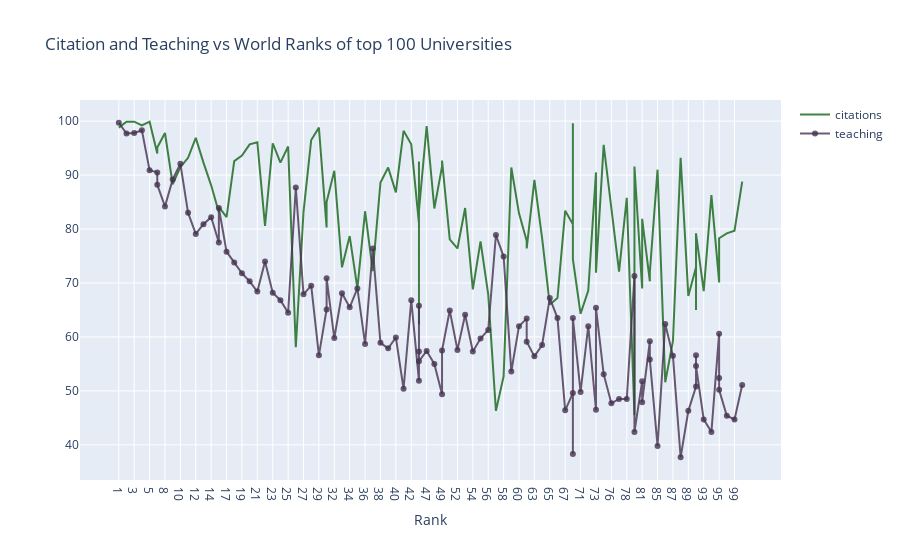

Here is the notebook cell this chart was saved with:
### Code cell
# The data installation
timesData = pd.read_csv('D:\ME\World Universities Rankings/timesData.csv')
df = timesData.iloc[:100, :]

trace1 = go.Scatter(
    x = df.world_rank,
    y = df.citations,
    mode = 'lines',
    name = 'citations',
    marker = dict(color = 'rgba(19, 100, 22, 0.8)'),
    text = df.university_name
)

trace2 = go.Scatter(
    x = df.world_rank,
    y = df.teaching,
    mode = 'lines+markers',
    name = 'teaching',
    marker = dict(color = 'rgba(70, 50, 80, 0.8)'),
    text = df.university_name
)
data = [trace1, trace2]
layout = dict(title = 'Citation and Teaching vs World Ranks of top 100 Universities',
             xaxis = dict(title = 'Rank', ticklen = 5, zeroline = False)
             )
fig = dict(data = data, layout = layout)
iplot(fig)

### Figure 1 — Plotly figure (JSON) as saved in the notebook; plotly's stock layout.template omitted (floating-point values rounded to 4 significant figures)
{"data": [{"marker": {"color": "rgba(19, 100, 22, 0.8)"}, "mode": "lines", "name": "citations", "text": ["Harvard University", "California Institute of Technology", "Massachusetts Institute of Technology", "Stanford University", "Princeton University", "University of Cambridge", "University of Oxford", "University of California, Berkeley", "Imperial College London", "Yale University", "University of California, Los Angeles", "University of Chicago", "Johns Hopkins University", "Cornell University", "ETH Zurich – Swiss Federal Institute of Technology Zurich", "University of Michigan", "University of Toronto", "Columbia University", "University of Pennsylvania", "Carnegie Mellon University", "University of Hong Kong", "University College London", "University of Washington", "Duke University", "Northwestern University", "University of Tokyo", "Georgia Institute of Technology", "Pohang University of Science and Technology", "University of California, Santa Barbara", "University of British Columbia", "University of North Carolina at Chapel Hill", "University of California, San Diego", "University of Illinois at Urbana-Champaign", "National University of Singapore", "McGill University", "University of Melbourne", "Peking University", "Washington University in St Louis", "École Polytechnique", "University of Edinburgh", "Hong Kong University of Science and Technology", "École Normale Supérieure", "Australian National University", "Karolinska Institute", "University of Göttingen", "University of Wisconsin", "Rice University", "École Polytechnique Fédérale de Lausanne", "University of California, Irvine", "University of Science and Technology of China", "Vanderbilt University", "University of Minnesota", "Tufts University", "University of California, Davis", "Brown University", "University of Massachusetts", "Kyoto University", "Tsinghua University", "Boston University", "New York University", "Emory University", "LMU Munich", "University of Notre Dame", "University of Pittsburgh", "Case Western Reserve University", "Ohio State University", "University of Colorado Boulder", "University of Bristol", "University of California, Santa Cruz", "Yeshiva University", "University of Sydney", "University of Virginia", "University of Adelaide", "University of Southern California", "William & Mary", "Trinity College Dublin", "King’s College London", "Stony Brook University", "Korea Advanced Institute of Science and Technology (KAIST)", "University of Sussex", "The University of Queensland", "University of York", "Heidelberg University", "University of Utah", "Durham University", "London School of Economics and Political Science", "University of Manchester", "Royal Holloway, University of London", "Lund University", "University of Southampton", "University of Zurich", "Wake Forest University", "McMaster University", "University College Dublin", "George Washington University", "University of Arizona", "University of Basel", "University of Maryland, College Park", "Dartmouth College", "École Normale Supérieure de Lyon"], "type": "scatter", "x": ["1", "2", "3", "4", "5", "6", "6", "8", "9", "10", "11", "12", "13", "14", "15", "15", "17", "18", "19", "20", "21", "22", "23", "24", "25", "26", "27", "28", "29", "30", "30", "32", "33", "34", "35", "36", "37", "38", "39", "40", "41", "42", "43", "43", "43", "43", "47", "48", "49", "49", "51", "52", "53", "54", "55", "56", "57", "58", "59", "60", "61", "61", "63", "64", "65", "66", "67", "68", "68", "68", "71", "72", "73", "73", "75", "76", "77", "78", "79", "79", "81", "81", "83", "83", "85", "86", "87", "88", "89", "90", "90", "90", "93", "94", "95", "95", "95", "98", "99", "100"], "y": [98.8, 99.9, 99.9, 99.2, 99.9, 94, 95.1, 97.8, 88.3, 91.5, 93.2, 96.9, 92.3, 88.1, 83.1, 84.1, 82.2, 92.6, 93.6, 95.7, 96.1, 80.6, 95.9, 92.3, 95.3, 58.1, 83.2, 96.5, 98.8, 80.3, 85, 90.8, 72.9, 78.7, 69, 83.3, 72.2, 88.6, 91.4, 86.8, 98.2, 95.7, 81, 62.3, 92.5, 83.4, 99.1, 83.8, 91.6, 92.7, 78.1, 76.4, 83.9, 68.8, 77.7, 67.9, 46.3, 52.7, 91.4, 82.9, 77.8, 76.4, 89.1, 78.3, 66, 67.2, 83.4, 80.9, 99.6, 74.4, 64.3, 68.6, 90.5, 71.9, 95.6, 84.4, 72.1, 85.8, 45.5, 91.6, 69, 81.9, 70.3, 72, 91, 51.6, 59.2, 93.2, 67.6, 72.9, 65, 79.2, 68.5, 86.3, 70.2, 70.1, 78.3, 79.2, 79.7, 88.8]}, {"marker": {"color": "rgba(70, 50, 80, 0.8)"}, "mode": "lines+markers", "name": "teaching", "text": ["Harvard University", "California Institute of Technology", "Massachusetts Institute of Technology", "Stanford University", "Princeton University", "University of Cambridge", "University of Oxford", "University of California, Berkeley", "Imperial College London", "Yale University", "University of California, Los Angeles", "University of Chicago", "Johns Hopkins University", "Cornell University", "ETH Zurich – Swiss Federal Institute of Technology Zurich", "University of Michigan", "University of Toronto", "Columbia University", "University of Pennsylvania", "Carnegie Mellon University", "University of Hong Kong", "University College London", "University of Washington", "Duke University", "Northwestern University", "University of Tokyo", "Georgia Institute of Technology", "Pohang University of Science and Technology", "University of California, Santa Barbara", "University of British Columbia", "University of North Carolina at Chapel Hill", "University of California, San Diego", "University of Illinois at Urbana-Champaign", "National University of Singapore", "McGill University", "University of Melbourne", "Peking University", "Washington University in St Louis", "École Polytechnique", "University of Edinburgh", "Hong Kong University of Science and Technology", "École Normale Supérieure", "Australian National University", "Karolinska Institute", "University of Göttingen", "University of Wisconsin", "Rice University", "École Polytechnique Fédérale de Lausanne", "University of California, Irvine", "University of Science and Technology of China", "Vanderbilt University", "University of Minnesota", "Tufts University", "University of California, Davis", "Brown University", "University of Massachusetts", "Kyoto University", "Tsinghua University", "Boston University", "New York University", "Emory University", "LMU Munich", "University of Notre Dame", "University of Pittsburgh", "Case Western Reserve University", "Ohio State University", "University of Colorado Boulder", "University of Bristol", "University of California, Santa Cruz", "Yeshiva University", "University of Sydney", "University of Virginia", "University of Adelaide", "University of Southern California", "William & Mary", "Trinity College Dublin", "King’s College London", "Stony Brook University", "Korea Advanced Institute of Science and Technology (KAIST)", "University of Sussex", "The University of Queensland", "University of York", "Heidelberg University", "University of Utah", "Durham University", "London School of Economics and Political Science", "University of Manchester", "Royal Holloway, University of London", "Lund University", "University of Southampton", "University of Zurich", "Wake Forest University", "McMaster University", "University College Dublin", "George Washington University", "University of Arizona", "University of Basel", "University of Maryland, College Park", "Dartmouth College", "École Normale Supérieure de Lyon"], "type": "scatter", "x": ["1", "2", "3", "4", "5", "6", "6", "8", "9", "10", "11", "12", "13", "14", "15", "15", "17", "18", "19", "20", "21", "22", "23", "24", "25", "26", "27", "28", "29", "30", "30", "32", "33", "34", "35", "36", "37", "38", "39", "40", "41", "42", "43", "43", "43", "43", "47", "48", "49", "49", "51", "52", "53", "54", "55", "56", "57", "58", "59", "60", "61", "61", "63", "64", "65", "66", "67", "68", "68", "68", "71", "72", "73", "73", "75", "76", "77", "78", "79", "79", "81", "81", "83", "83", "85", "86", "87", "88", "89", "90", "90", "90", "93", "94", "95", "95", "95", "98", "99", "100"], "y": [99.7, 97.7, 97.8, 98.3, 90.9, 90.5, 88.2, 84.2, 89.2, 92.1, 83, 79.1, 80.9, 82.2, 77.5, 83.9, 75.8, 73.8, 71.8, 70.3, 68.4, 74, 68.2, 66.8, 64.5, 87.7, 67.9, 69.5, 56.6, 65.1, 70.9, 59.8, 68.1, 65.5, 69, 58.7, 76.4, 58.9, 57.9, 59.9, 50.4, 66.8, 51.9, 65.8, 57.3, 55.5, 57.4, 55, 49.4, 57.5, 64.9, 57.6, 64.1, 57.3, 59.7, 61.3, 78.9, 74.9, 53.6, 62, 63.4, 59.1, 56.4, 58.5, 67.2, 63.5, 46.4, 49.6, 38.3, 63.5, 49.8, 62, 46.5, 65.4, 53.1, 47.7, 48.5, 48.5, 71.3, 42.4, 51.8, 47.9, 59.2, 55.8, 39.8, 62.4, 56.5, 37.7, 46.3, 50.8, 56.6, 54.6, 44.7, 42.4, 60.6, 52.4, 50.2, 45.4, 44.7, 51.1]}], "layout": {"title": {"text": "Citation and Teaching vs World Ranks of top 100 Universities"}, "xaxis": {"ticklen": 5, "title": {"text": "Rank"}, "zeroline": false}}}
